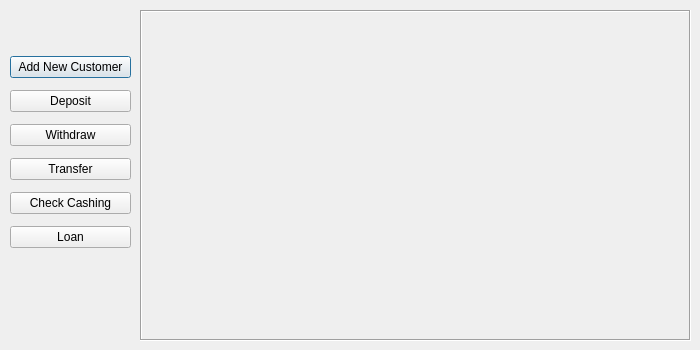
<?xml version="1.0" encoding="UTF-8"?>
<ui version="4.0">
 <class>BankEmployee</class>
 <widget class="QDialog" name="BankEmployee">
  <property name="geometry">
   <rect>
    <x>0</x>
    <y>0</y>
    <width>700</width>
    <height>350</height>
   </rect>
  </property>
  <property name="windowTitle">
   <string>Dialog</string>
  </property>
  <widget class="QFrame" name="frame">
   <property name="geometry">
    <rect>
     <x>140</x>
     <y>10</y>
     <width>551</width>
     <height>331</height>
    </rect>
   </property>
   <property name="autoFillBackground">
    <bool>true</bool>
   </property>
   <property name="frameShape">
    <enum>QFrame::Box</enum>
   </property>
   <property name="frameShadow">
    <enum>QFrame::Sunken</enum>
   </property>
  </widget>
  <widget class="QWidget" name="">
   <property name="geometry">
    <rect>
     <x>10</x>
     <y>50</y>
     <width>121</width>
     <height>205</height>
    </rect>
   </property>
   <layout class="QVBoxLayout" name="verticalLayout">
    <item>
     <widget class="QPushButton" name="btnAddNewCustomer">
      <property name="text">
       <string>Add New Customer</string>
      </property>
     </widget>
    </item>
    <item>
     <widget class="QPushButton" name="btnDeposit">
      <property name="text">
       <string>Deposit</string>
      </property>
     </widget>
    </item>
    <item>
     <widget class="QPushButton" name="btnWithdraw">
      <property name="text">
       <string>Withdraw</string>
      </property>
     </widget>
    </item>
    <item>
     <widget class="QPushButton" name="btnTransfer">
      <property name="text">
       <string>Transfer</string>
      </property>
     </widget>
    </item>
    <item>
     <widget class="QPushButton" name="btnCheck">
      <property name="text">
       <string>Check Cashing</string>
      </property>
     </widget>
    </item>
    <item>
     <widget class="QPushButton" name="btnLoan">
      <property name="text">
       <string>Loan</string>
      </property>
     </widget>
    </item>
   </layout>
  </widget>
 </widget>
 <resources/>
 <connections/>
</ui>
